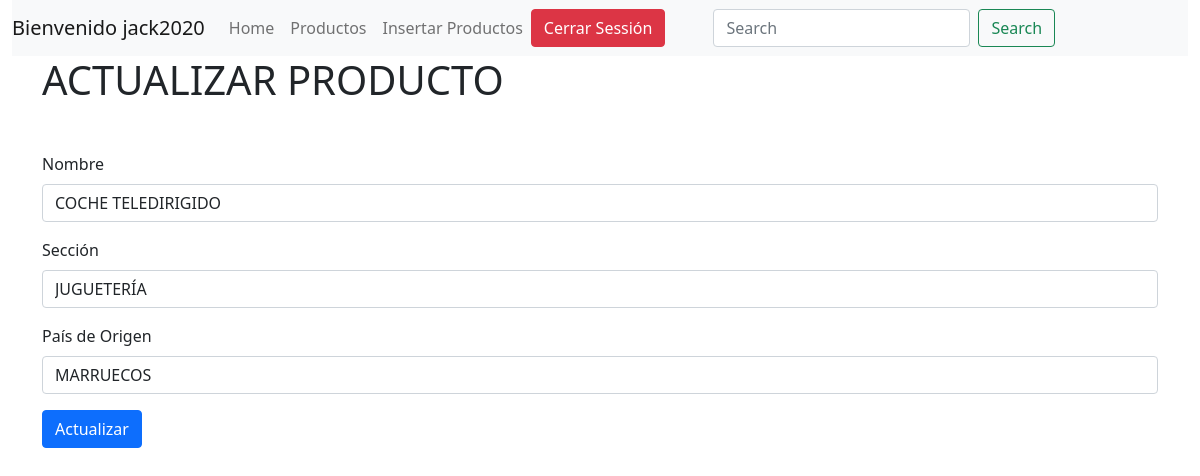
The app's page /actualizarProducto.php?id=AR03 (signed in) with its own data.
### tables this page shows
CREATE TABLE `productos` (
  `CÓDIGOARTÍCULO` varchar(4) NOT NULL,
  `SECCIÓN` varchar(10) DEFAULT NULL,
  `NOMBREARTÍCULO` varchar(19) DEFAULT NULL,
  `PRECIO` varchar(10) DEFAULT NULL,
  `FECHA` varchar(10) DEFAULT NULL,
  `IMPORTADO` varchar(9) DEFAULT NULL,
  `PAÍSDEORIGEN` varchar(9) DEFAULT NULL,
  `FOTO` varchar(100) DEFAULT NULL
);

### actualizarProducto.php (the view, shortened to what this page needs)
<!DOCTYPE html>
<html lang="en">
<head>
    <link href="https://cdn.jsdelivr.net/npm/bootstrap@5.0.0-beta2/dist/css/bootstrap.min.css" rel="stylesheet">
</head>
<body>
    <div class="container-fluid">
        <div class="row">
            <header>
                <?php
                include_once 'layouts/header.php';
                include_once 'DB/config.php';
                if(isset($_GET['id'])){
                    $id=$_GET['id'];
                }else{
                    $id=$_GET['codigo_producto'];
                }
                $sql="SELECT * FROM productos WHERE CÓDIGOARTÍCULO=:id_producto";
                $result=$db->prepare($sql);
                $result->bindParam(':id_producto',$id,PDO::PARAM_STR);
                $result->execute();
                $row=$result->fetch();
                ?>
            </header>
        </div>
    </div>
    <div class="container">
        <div class="row">
            <div class="col">
                <h1>ACTUALIZAR PRODUCTO</h1>
            </div>
        </div>
        <div class="row">
            <div class="col">
                <form method="GET">
                    <div class="mb-3">
                    </div>
                    <div class="mb-3">
                        <label for="exampleInputEmail1" class="form-label">Nombre</label>
                        <input type="text" class="form-control" id="exampleInputEmail1" aria-describedby="emailHelp" name="nombre_producto" value="<?php echo $row['NOMBREARTÍCULO'];?>">
                    </div>
                    <div class="mb-3">
                        <label for="exampleInputEmail1" class="form-label">Sección</label>
                        <input type="text" class="form-control" id="exampleInputEmail1" aria-describedby="emailHelp" name="seccion_producto" value="<?php echo $row['SECCIÓN'];?>">
                    </div>
                    <div class="mb-3">
                        <label for="exampleInputEmail1" class="form-label">País de Origen</label>
                        <input type="text" class="form-control" id="exampleInputEmail1" aria-describedby="emailHelp" name="pais_producto" value="<?php echo $row['PAÍSDEORIGEN'];?>">
                    </div>
                    <button type="submit" class="btn btn-primary" name="actualizar_producto">Actualizar</button>
                </form>
            </div>
        </div>
    </div>
</body>
</html>

### records on screen
productos: nombre_producto "COCHE TELEDIRIGIDO", seccion_producto "JUGUETERÍA", pais_producto "MARRUECOS"

### other values on screen
$_SESSION['usuario'] "jack2020"
